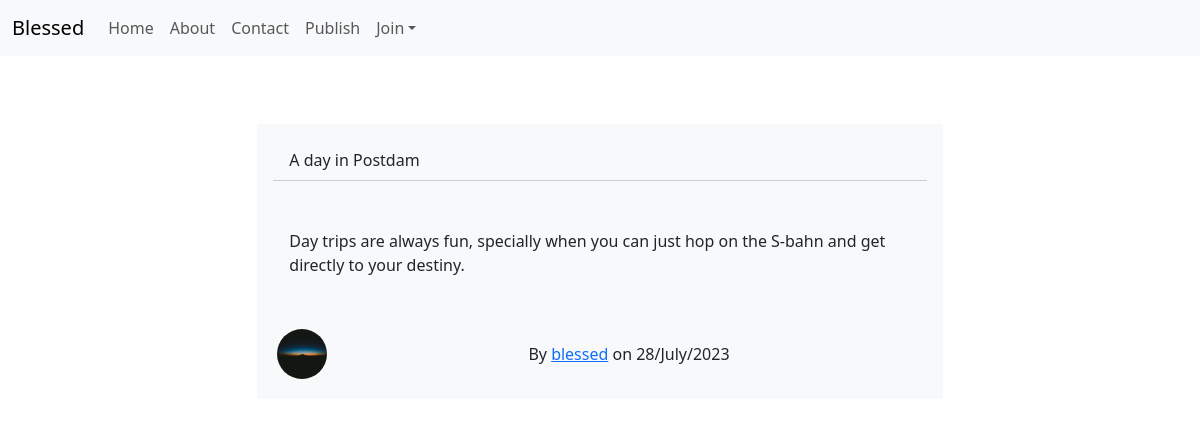
Screenshot of /new/15/ with the database file from the repository.
### website/models.py (models this page shows, shortened)
class New(models.Model):
    title = models.CharField(max_length=40)
    content = models.TextField()
    date_created = models.DateTimeField(default=timezone.now)
    author = models.ForeignKey(User, on_delete=models.CASCADE)

### users/models.py (models this page shows, shortened)
class Profile(models.Model):
    user = models.OneToOneField(User, on_delete=models.CASCADE)
    picture = models.ImageField(default='default.jpg', upload_to='user_pictures')
    bio = models.TextField(blank=True, null=True)

### website/views.py (the view)
# urls.py: path('new/<int:pk>/', NewDetailView.as_view(), name='new-detail'),
class NewDetailView(DetailView):
    model = New

### website/templates/website/new_detail.html (shortened to what this page needs)
{% extends "website/base.html" %}
{% block content %}
<div class="container">
  <div class="row justify-content-center">
    <div class="col-md-8 m-3 pt-3">
      <div class="card bg-light m-3">
        <div class="bg-light m-3 card-header d-flex justify-content-between align-items-center">
          <span>{{ object.title }}</span>
        </div>
        <div class="m-3 card-body">
          <p class="card-text">{{ object.content }}</p>
        </div>
          <div class="m-3 d-flex align-items-center justify-content-between">
            <img class="m-1 author-icon rounded-circle" src="{{ object.author.profile.picture.url }}">
            <p class="m-1">By <a href="{% url 'user-news' object.author.username %}">{{ object.author }}</a> on {{ object.date_created|date:"d/N/Y" }}</p>
        </div>
      </div>
    </div>
  </div>
</div>
{% endblock content%}

### website/static/website/css/styles.css (style rules this page uses)
.card { border: 0; border-radius: 0; }
.author-icon { width: 50px; height: 50px; }

### rows the page displays
New: title "A day in Postdam", content "Day trips are always fun, specially when you can just hop on the S-bahn and get directly to your destiny.", author.profile.picture (picture), author "blessed", date_created "28/July/2023"
